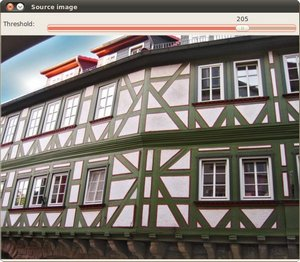
//> input picture data/pic/Harris_Detector_Original_Image.jpg, 300 x 262 px
$ ./features_description ../../data/pic/Harris_Detector_Original_Image.jpg ../../data/pic/left01.jpg   (built with g++ and OpenCV 4)
//> lines starting //> are read from the running program, lines starting //| are printed output that depends on the picture
#include <iostream>
#include "opencv2/core.hpp"
#include "opencv2/imgproc.hpp"
#ifdef HAVE_OPENCV_XFEATURES2D
#include "opencv2/highgui.hpp"
#include "opencv2/features2d.hpp"
#include "opencv2/xfeatures2d.hpp"

#include "cvt_base.h"

using namespace cv;
using namespace cv::xfeatures2d;
using std::cout;
using std::endl;

const char* keys =
    "{ help h |                  | Print help message. }"
    "{ @input1 | box.png          | Path to input image 1. }"
    "{ @input2 | box_in_scene.png | Path to input image 2. }";
int main( int argc, char* argv[] )
{
    CommandLineParser parser( argc, argv, keys );
    Mat img1 = imread( samples::findFile( parser.get<String>("@input1") ), IMREAD_GRAYSCALE );
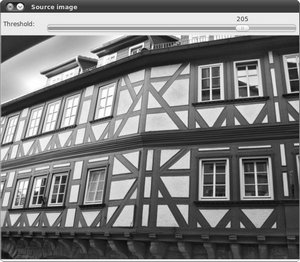
//> img1: 262 rows x 300 cols, CV_8UC1; min 3, max 255, mean 121.8
    Mat img2 = imread( samples::findFile( parser.get<String>("@input2") ), IMREAD_GRAYSCALE );
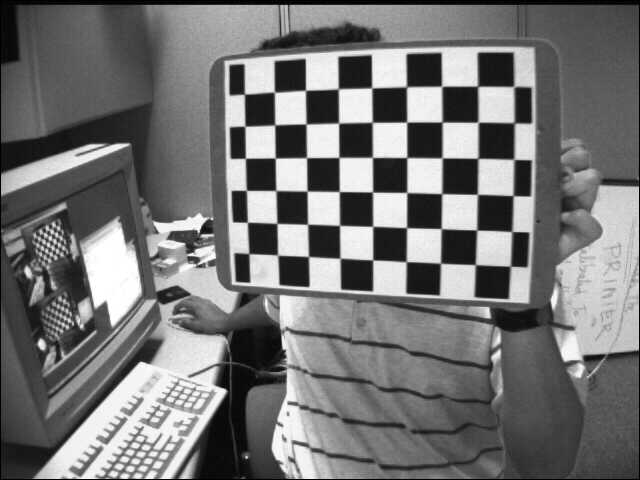
//> input picture data/pic/left01.jpg, 640 x 480 px
//> img2 is the input picture: 480 rows x 640 cols, CV_8UC1; min 0, max 255, mean 116.6
    if ( img1.empty() || img2.empty() )
    {
        cout << "Could not open or find the image!\n" << endl;
        parser.printMessage();
        return -1;
    }
    //-- Step 1: Detect the keypoints using SURF Detector, compute the descriptors
    int minHessian = 400;
    TIME_LOG("hhh");
//> (this line was passed over: TIME_LOG is not available in this run)
//> (the run ends here: the program stops with an error, at `Ptr<SURF> detector = SURF::create( minHessian );`)
